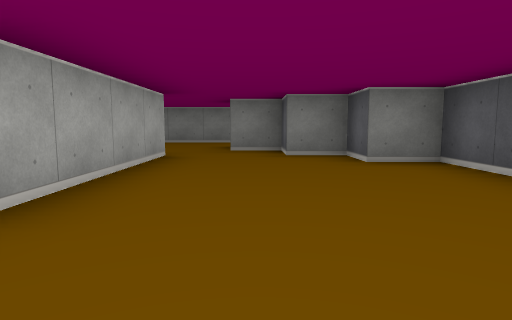
[1] (above)

20 first-person views from a walk through a cub3D level. The camera is about half as high as the walls, tilts 6° down and sees 75° across. The floor is counted in squares. Each view is taken from the middle of a square. On the plan, view 1 faces up. The plan holds only what a view shows up to about 9 squares ahead; the rest is blank. The place goes on beyond the plan.

[2]
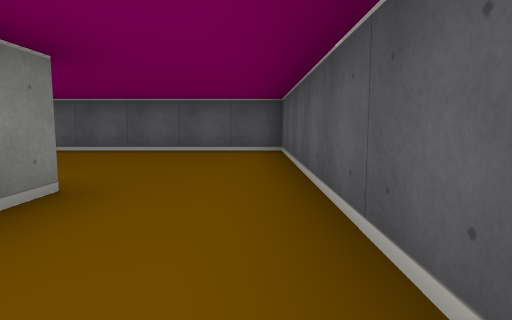

[3]
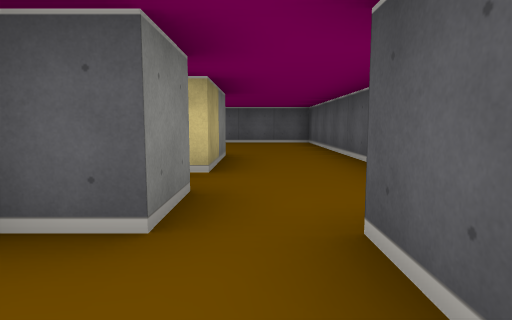

[4]
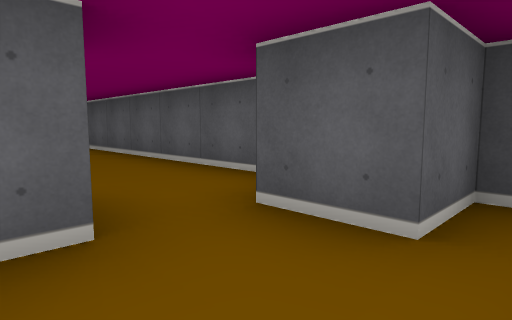

[5]
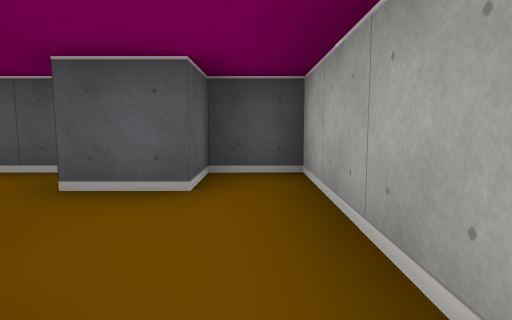

[6]
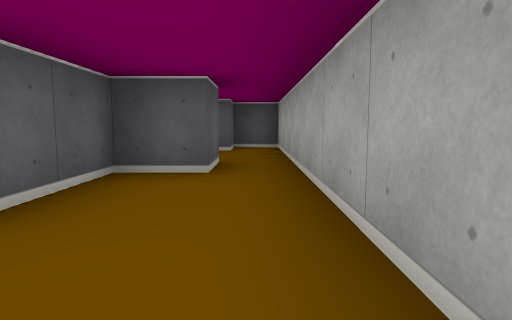

[7]
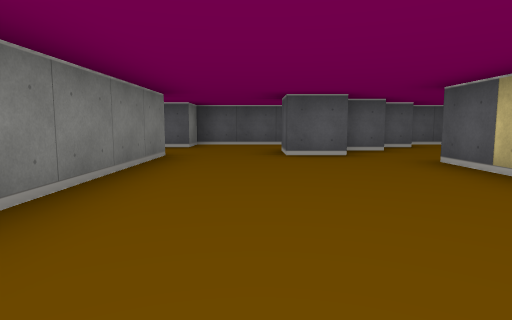

[8]
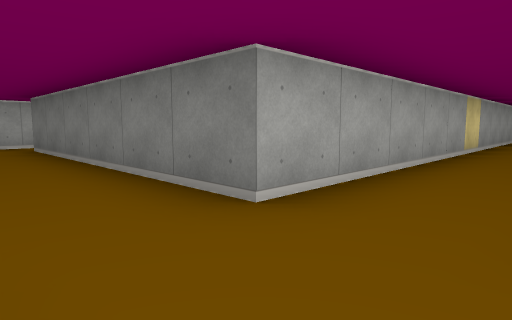

[9]
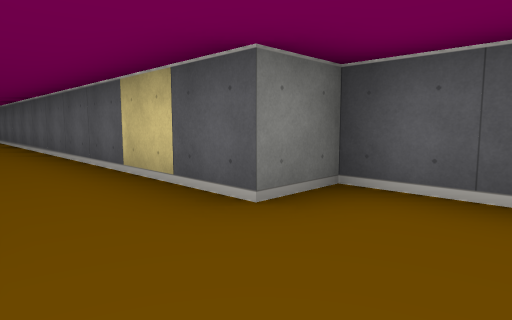

[10]
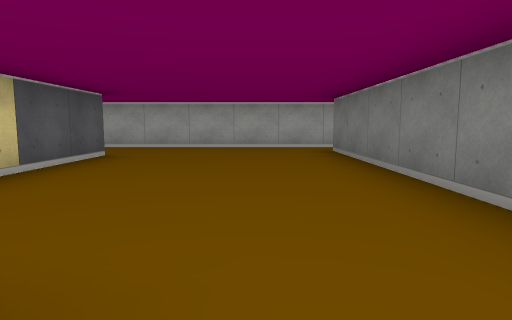

[11]
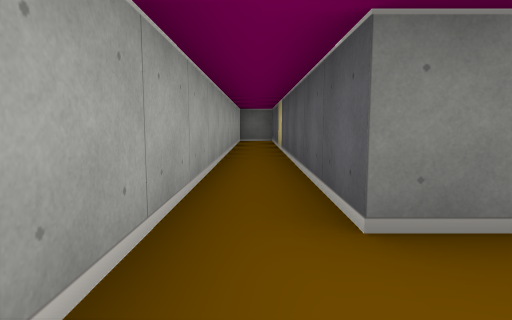

[12]
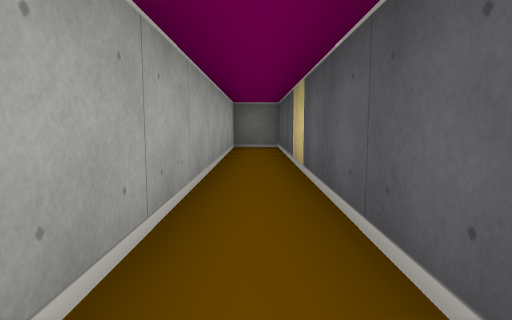

[13]
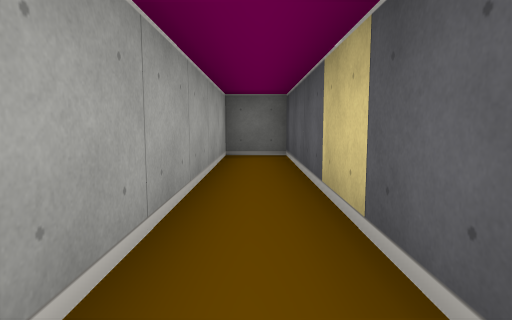

[14]
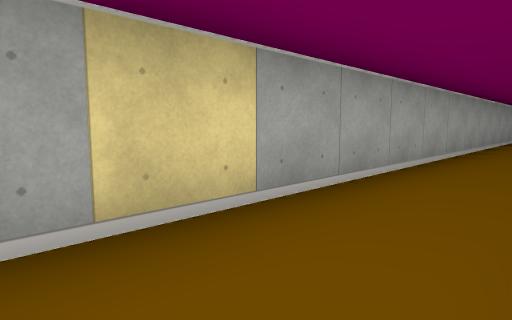

[15]
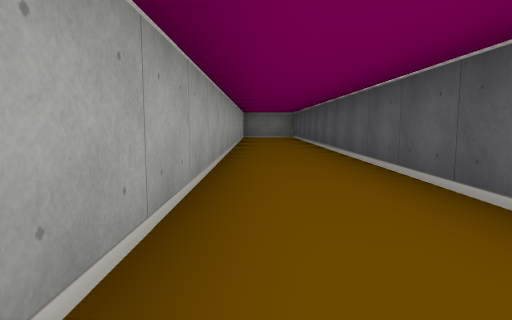

[16]
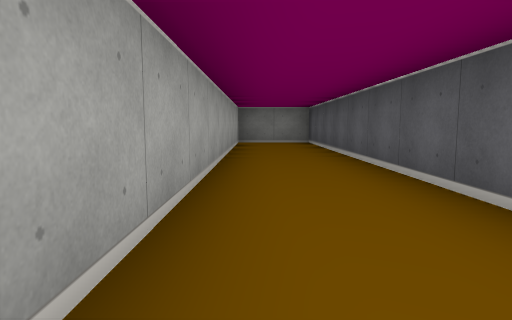

[17]
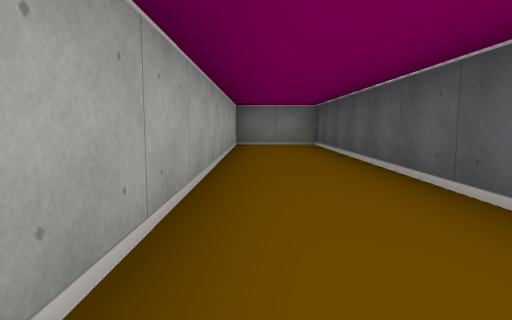

[18]
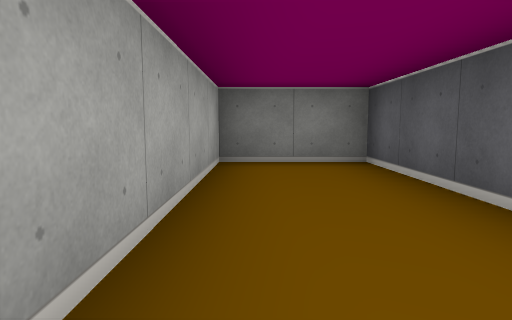

[19]
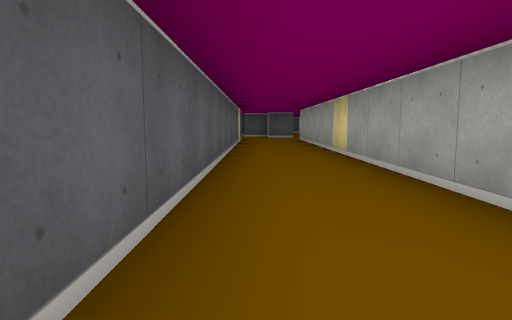

[20]
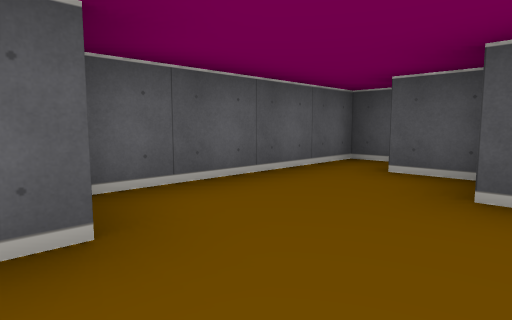

### Floor plan
Ten units are one square. View 1 is at (0, 0); x grows to the right and y downward. Boxes are objects, and circles mark ways between rooms. Rooms are numbered by the first view taken in them; rooms with no view inside come last. Other rooms are left out.
<svg viewBox="-80 -340 110 350">
<path fill="none" stroke="#000" d="M-15 5 25 5 25 -45 15 -45 15 -55 5 -55M-15 -55 -15 -19M-15 -15 -35 -15M-50 5 -15 5M-65 -25 -65 -35M-45 -15 -55 -15 -55 -22M-75 -35 -75 5 -65 5 -65 -5 -55 -5M5 -65 15 -65M5 -55 5 -65 -5 -65 -5 -75 5 -75M19 -55 25 -55 25 -95 15 -95 15 -335 -5 -335 -5 -95 -65 -95 -65 -185 -75 -185 -75 -35M-55 -55 -15 -55M-65 -35 -55 -35 -55 -51"/>
<circle cx="-25" cy="-5" r="3" fill="#2a7"/>
<circle cx="-5" cy="-60" r="3" fill="#2a7"/>
<circle cx="-55" cy="-10" r="3" fill="#2a7"/>
<circle cx="-70" cy="-30" r="3" fill="#2a7"/>
<text x="0" y="-20">1</text>
<text x="-30" y="-10">2</text>
<text x="-60" y="-10">3</text>
<text x="0" y="-150">4</text>
</svg>
Room 1 opens to room 2. Room 1 opens to room 4. Room 2 opens to room 3. Room 3 opens to room 4.

Where each view was taken, in squares from view 1:
view 1: 0 up, 0 right, facing up
view 2: 0 up, 4 left, facing right
view 3: 1 up, 7 left, facing right
view 4: 2 up, 7 left, facing down-right
view 5: 3 up, 7 left, facing down
view 6: 7 up, 7 left, facing down
view 7: 8 up, 6 left, facing right
view 8: 8 up, 1 right, facing up-left
view 9: 8 up, 0 right, facing up-right
view 10: 8 up, 0 right, facing left
view 11: 8 up, 7 left, facing up
view 12: 11 up, 7 left, facing up
view 13: 13 up, 7 left, facing up
view 14: 14 up, 1 right, facing up-left
view 15: 20 up, 0 right, facing up
view 16: 24 up, 0 right, facing up
view 17: 25 up, 0 right, facing up
view 18: 29 up, 0 right, facing up
view 19: 21 up, 1 right, facing down
view 20: 10 up, 0 right, facing down-right
